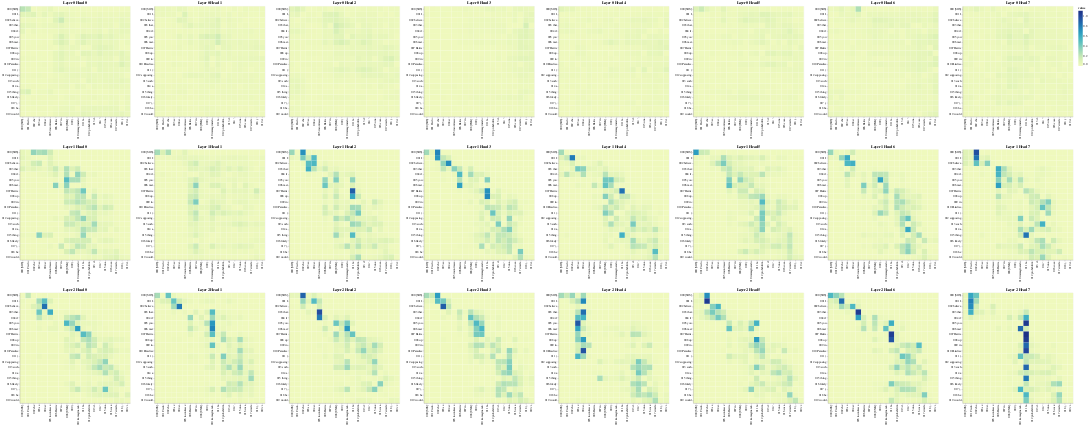

Source (notebook cell):
### Code cell
# Encoder Self-Attention
get_all_attention_maps("encoder", layers, heads, encoder_input_tokens, encoder_input_tokens, min(20, sentence_len))
# Encoder Self-Attention
get_all_attention_maps("decoder", layers, heads, decoder_input_tokens, decoder_input_tokens, min(20, sentence_len))
# Encoder Self-Attention
get_all_attention_maps("encoder-decoder", layers, heads, encoder_input_tokens, decoder_input_tokens, min(20, sentence_len))

### Figure 1 — Vega-Lite specification as saved in the notebook (floating-point values rounded to 4 significant figures; data arrays with more than 128 entries replaced by an {"elided": "..."} marker saying what was removed)
{"config": {"view": {"continuousWidth": 300, "continuousHeight": 300}}, "vconcat": [{"hconcat": [{"data": {"name": "data-2583cf173e1d70a9bcabfe346c57f753"}, "mark": {"type": "rect"}, "encoding": {"color": {"field": "value", "type": "quantitative"}, "tooltip": [{"field": "row", "type": "quantitative"}, {"field": "column", "type": "quantitative"}, {"field": "value", "type": "quantitative"}, {"field": "row_token", "type": "nominal"}, {"field": "col_token", "type": "nominal"}], "x": {"axis": {"title": ""}, "field": "col_token", "type": "nominal"}, "y": {"axis": {"title": ""}, "field": "row_token", "type": "nominal"}}, "height": 400, "name": "view_49", "title": "Layer 0 Head 0", "width": 400}, {"data": {"name": "data-bbdac7c01075fa26a24e99fc5225a0b1"}, "mark": {"type": "rect"}, "encoding": {"color": {"field": "value", "type": "quantitative"}, "tooltip": [{"field": "row", "type": "quantitative"}, {"field": "column", "type": "quantitative"}, {"field": "value", "type": "quantitative"}, {"field": "row_token", "type": "nominal"}, {"field": "col_token", "type": "nominal"}], "x": {"axis": {"title": ""}, "field": "col_token", "type": "nominal"}, "y": {"axis": {"title": ""}, "field": "row_token", "type": "nominal"}}, "height": 400, "name": "view_50", "title": "Layer 0 Head 1", "width": 400}, {"data": {"name": "data-6acb72260dd792c27813943bc92c1aa5"}, "mark": {"type": "rect"}, "encoding": {"color": {"field": "value", "type": "quantitative"}, "tooltip": [{"field": "row", "type": "quantitative"}, {"field": "column", "type": "quantitative"}, {"field": "value", "type": "quantitative"}, {"field": "row_token", "type": "nominal"}, {"field": "col_token", "type": "nominal"}], "x": {"axis": {"title": ""}, "field": "col_token", "type": "nominal"}, "y": {"axis": {"title": ""}, "field": "row_token", "type": "nominal"}}, "height": 400, "name": "view_51", "title": "Layer 0 Head 2", "width": 400}, {"data": {"name": "data-064e7b8ad8d4e2981c7a538a5f61780b"}, "mark": {"type": "rect"}, "encoding": {"color": {"field": "value", "type": "quantitative"}, "tooltip": [{"field": "row", "type": "quantitative"}, {"field": "column", "type": "quantitative"}, {"field": "value", "type": "quantitative"}, {"field": "row_token", "type": "nominal"}, {"field": "col_token", "type": "nominal"}], "x": {"axis": {"title": ""}, "field": "col_token", "type": "nominal"}, "y": {"axis": {"title": ""}, "field": "row_token", "type": "nominal"}}, "height": 400, "name": "view_52", "title": "Layer 0 Head 3", "width": 400}, {"data": {"name": "data-42e916884319b3ae71fd126be0061330"}, "mark": {"type": "rect"}, "encoding": {"color": {"field": "value", "type": "quantitative"}, "tooltip": [{"field": "row", "type": "quantitative"}, {"field": "column", "type": "quantitative"}, {"field": "value", "type": "quantitative"}, {"field": "row_token", "type": "nominal"}, {"field": "col_token", "type": "nominal"}], "x": {"axis": {"title": ""}, "field": "col_token", "type": "nominal"}, "y": {"axis": {"title": ""}, "field": "row_token", "type": "nominal"}}, "height": 400, "name": "view_53", "title": "Layer 0 Head 4", "width": 400}, {"data": {"name": "data-929e9a26d00d433d52c20644cd90c7a4"}, "mark": {"type": "rect"}, "encoding": {"color": {"field": "value", "type": "quantitative"}, "tooltip": [{"field": "row", "type": "quantitative"}, {"field": "column", "type": "quantitative"}, {"field": "value", "type": "quantitative"}, {"field": "row_token", "type": "nominal"}, {"field": "col_token", "type": "nominal"}], "x": {"axis": {"title": ""}, "field": "col_token", "type": "nominal"}, "y": {"axis": {"title": ""}, "field": "row_token", "type": "nominal"}}, "height": 400, "name": "view_54", "title": "Layer 0 Head 5", "width": 400}, {"data": {"name": "data-13664f5cb43b136cc1d2344937e98eb4"}, "mark": {"type": "rect"}, "encoding": {"color": {"field": "value", "type": "quantitative"}, "tooltip": [{"field": "row", "type": "quantitative"}, {"field": "column", "type": "quantitative"}, {"field": "value", "type": "quantitative"}, {"field": "row_token", "type": "nominal"}, {"field": "col_token", "type": "nominal"}], "x": {"axis": {"title": ""}, "field": "col_token", "type": "nominal"}, "y": {"axis": {"title": ""}, "field": "row_token", "type": "nominal"}}, "height": 400, "name": "view_55", "title": "Layer 0 Head 6", "width": 400}, {"data": {"name": "data-51acb423458b84f9579cba668f6931b3"}, "mark": {"type": "rect"}, "encoding": {"color": {"field": "value", "type": "quantitative"}, "tooltip": [{"field": "row", "type": "quantitative"}, {"field": "column", "type": "quantitative"}, {"field": "value", "type": "quantitative"}, {"field": "row_token", "type": "nominal"}, {"field": "col_token", "type": "nominal"}], "x": {"axis": {"title": ""}, "field": "col_token", "type": "nominal"}, "y": {"axis": {"title": ""}, "field": "row_token", "type": "nominal"}}, "height": 400, "name": "view_56", "title": "Layer 0 Head 7", "width": 400}]}, {"hconcat": [{"data": {"name": "data-cc66d580a4cc2b4f3d44d160b478fecd"}, "mark": {"type": "rect"}, "encoding": {"color": {"field": "value", "type": "quantitative"}, "tooltip": [{"field": "row", "type": "quantitative"}, {"field": "column", "type": "quantitative"}, {"field": "value", "type": "quantitative"}, {"field": "row_token", "type": "nominal"}, {"field": "col_token", "type": "nominal"}], "x": {"axis": {"title": ""}, "field": "col_token", "type": "nominal"}, "y": {"axis": {"title": ""}, "field": "row_token", "type": "nominal"}}, "height": 400, "name": "view_57", "title": "Layer 1 Head 0", "width": 400}, {"data": {"name": "data-2dc7250aa04ed045abe12c39757f6dde"}, "mark": {"type": "rect"}, "encoding": {"color": {"field": "value", "type": "quantitative"}, "tooltip": [{"field": "row", "type": "quantitative"}, {"field": "column", "type": "quantitative"}, {"field": "value", "type": "quantitative"}, {"field": "row_token", "type": "nominal"}, {"field": "col_token", "type": "nominal"}], "x": {"axis": {"title": ""}, "field": "col_token", "type": "nominal"}, "y": {"axis": {"title": ""}, "field": "row_token", "type": "nominal"}}, "height": 400, "name": "view_58", "title": "Layer 1 Head 1", "width": 400}, {"data": {"name": "data-7135ce077f9bdf708f70fbd3b9af5575"}, "mark": {"type": "rect"}, "encoding": {"color": {"field": "value", "type": "quantitative"}, "tooltip": [{"field": "row", "type": "quantitative"}, {"field": "column", "type": "quantitative"}, {"field": "value", "type": "quantitative"}, {"field": "row_token", "type": "nominal"}, {"field": "col_token", "type": "nominal"}], "x": {"axis": {"title": ""}, "field": "col_token", "type": "nominal"}, "y": {"axis": {"title": ""}, "field": "row_token", "type": "nominal"}}, "height": 400, "name": "view_59", "title": "Layer 1 Head 2", "width": 400}, {"data": {"name": "data-266d1543f048847080a1715731f52826"}, "mark": {"type": "rect"}, "encoding": {"color": {"field": "value", "type": "quantitative"}, "tooltip": [{"field": "row", "type": "quantitative"}, {"field": "column", "type": "quantitative"}, {"field": "value", "type": "quantitative"}, {"field": "row_token", "type": "nominal"}, {"field": "col_token", "type": "nominal"}], "x": {"axis": {"title": ""}, "field": "col_token", "type": "nominal"}, "y": {"axis": {"title": ""}, "field": "row_token", "type": "nominal"}}, "height": 400, "name": "view_60", "title": "Layer 1 Head 3", "width": 400}, {"data": {"name": "data-433b597036f63b42612f8e3c94103f10"}, "mark": {"type": "rect"}, "encoding": {"color": {"field": "value", "type": "quantitative"}, "tooltip": [{"field": "row", "type": "quantitative"}, {"field": "column", "type": "quantitative"}, {"field": "value", "type": "quantitative"}, {"field": "row_token", "type": "nominal"}, {"field": "col_token", "type": "nominal"}], "x": {"axis": {"title": ""}, "field": "col_token", "type": "nominal"}, "y": {"axis": {"title": ""}, "field": "row_token", "type": "nominal"}}, "height": 400, "name": "view_61", "title": "Layer 1 Head 4", "width": 400}, {"data": {"name": "data-08b8d7decb3b40b461874b9f49fdf7d0"}, "mark": {"type": "rect"}, "encoding": {"color": {"field": "value", "type": "quantitative"}, "tooltip": [{"field": "row", "type": "quantitative"}, {"field": "column", "type": "quantitative"}, {"field": "value", "type": "quantitative"}, {"field": "row_token", "type": "nominal"}, {"field": "col_token", "type": "nominal"}], "x": {"axis": {"title": ""}, "field": "col_token", "type": "nominal"}, "y": {"axis": {"title": ""}, "field": "row_token", "type": "nominal"}}, "height": 400, "name": "view_62", "title": "Layer 1 Head 5", "width": 400}, {"data": {"name": "data-f5a76e1a946597e4426b7b5d38db104a"}, "mark": {"type": "rect"}, "encoding": {"color": {"field": "value", "type": "quantitative"}, "tooltip": [{"field": "row", "type": "quantitative"}, {"field": "column", "type": "quantitative"}, {"field": "value", "type": "quantitative"}, {"field": "row_token", "type": "nominal"}, {"field": "col_token", "type": "nominal"}], "x": {"axis": {"title": ""}, "field": "col_token", "type": "nominal"}, "y": {"axis": {"title": ""}, "field": "row_token", "type": "nominal"}}, "height": 400, "name": "view_63", "title": "Layer 1 Head 6", "width": 400}, {"data": {"name": "data-c1513edc08931753f8a129359c2a94f5"}, "mark": {"type": "rect"}, "encoding": {"color": {"field": "value", "type": "quantitative"}, "tooltip": [{"field": "row", "type": "quantitative"}, {"field": "column", "type": "quantitative"}, {"field": "value", "type": "quantitative"}, {"field": "row_token", "type": "nominal"}, {"field": "col_token", "type": "nominal"}], "x": {"axis": {"title": ""}, "field": "col_token", "type": "nominal"}, "y": {"axis": {"title": ""}, "field": "row_token", "type": "nominal"}}, "height": 400, "name": "view_64", "title": "Layer 1 Head 7", "width": 400}]}, {"hconcat": [{"data": {"name": "data-8719f0bd44f9f35d37598c1e40b0b96d"}, "mark": {"type": "rect"}, "encoding": {"color": {"field": "value", "type": "quantitative"}, "tooltip": [{"field": "row", "type": "quantitative"}, {"field": "column", "type": "quantitative"}, {"field": "value", "type": "quantitative"}, {"field": "row_token", "type": "nominal"}, {"field": "col_token", "type": "nominal"}], "x": {"axis": {"title": ""}, "field": "col_token", "type": "nominal"}, "y": {"axis": {"title": ""}, "field": "row_token", "type": "nominal"}}, "height": 400, "name": "view_65", "title": "Layer 2 Head 0", "width": 400}, {"data": {"name": "data-c25118fb7c2068065a3805c3d20100f5"}, "mark": {"type": "rect"}, "encoding": {"color": {"field": "value", "type": "quantitative"}, "tooltip": [{"field": "row", "type": "quantitative"}, {"field": "column", "type": "quantitative"}, {"field": "value", "type": "quantitative"}, {"field": "row_token", "type": "nominal"}, {"field": "col_token", "type": "nominal"}], "x": {"axis": {"title": ""}, "field": "col_token", "type": "nominal"}, "y": {"axis": {"title": ""}, "field": "row_token", "type": "nominal"}}, "height": 400, "name": "view_66", "title": "Layer 2 Head 1", "width": 400}, {"data": {"name": "data-1d06b15b562457194cc5752a3e837bec"}, "mark": {"type": "rect"}, "encoding": {"color": {"field": "value", "type": "quantitative"}, "tooltip": [{"field": "row", "type": "quantitative"}, {"field": "column", "type": "quantitative"}, {"field": "value", "type": "quantitative"}, {"field": "row_token", "type": "nominal"}, {"field": "col_token", "type": "nominal"}], "x": {"axis": {"title": ""}, "field": "col_token", "type": "nominal"}, "y": {"axis": {"title": ""}, "field": "row_token", "type": "nominal"}}, "height": 400, "name": "view_67", "title": "Layer 2 Head 2", "width": 400}, {"data": {"name": "data-578133e3eebe525c9dacd9938bb3f7e5"}, "mark": {"type": "rect"}, "encoding": {"color": {"field": "value", "type": "quantitative"}, "tooltip": [{"field": "row", "type": "quantitative"}, {"field": "column", "type": "quantitative"}, {"field": "value", "type": "quantitative"}, {"field": "row_token", "type": "nominal"}, {"field": "col_token", "type": "nominal"}], "x": {"axis": {"title": ""}, "field": "col_token", "type": "nominal"}, "y": {"axis": {"title": ""}, "field": "row_token", "type": "nominal"}}, "height": 400, "name": "view_68", "title": "Layer 2 Head 3", "width": 400}, {"data": {"name": "data-a4f44d0fceff417991e36d1c2e3aa85c"}, "mark": {"type": "rect"}, "encoding": {"color": {"field": "value", "type": "quantitative"}, "tooltip": [{"field": "row", "type": "quantitative"}, {"field": "column", "type": "quantitative"}, {"field": "value", "type": "quantitative"}, {"field": "row_token", "type": "nominal"}, {"field": "col_token", "type": "nominal"}], "x": {"axis": {"title": ""}, "field": "col_token", "type": "nominal"}, "y": {"axis": {"title": ""}, "field": "row_token", "type": "nominal"}}, "height": 400, "name": "view_69", "title": "Layer 2 Head 4", "width": 400}, {"data": {"name": "data-694dde976328dc0dd5facf31f27a9e94"}, "mark": {"type": "rect"}, "encoding": {"color": {"field": "value", "type": "quantitative"}, "tooltip": [{"field": "row", "type": "quantitative"}, {"field": "column", "type": "quantitative"}, {"field": "value", "type": "quantitative"}, {"field": "row_token", "type": "nominal"}, {"field": "col_token", "type": "nominal"}], "x": {"axis": {"title": ""}, "field": "col_token", "type": "nominal"}, "y": {"axis": {"title": ""}, "field": "row_token", "type": "nominal"}}, "height": 400, "name": "view_70", "title": "Layer 2 Head 5", "width": 400}, {"data": {"name": "data-131ca026918b700b93d5a4c43bb7e0c8"}, "mark": {"type": "rect"}, "encoding": {"color": {"field": "value", "type": "quantitative"}, "tooltip": [{"field": "row", "type": "quantitative"}, {"field": "column", "type": "quantitative"}, {"field": "value", "type": "quantitative"}, {"field": "row_token", "type": "nominal"}, {"field": "col_token", "type": "nominal"}], "x": {"axis": {"title": ""}, "field": "col_token", "type": "nominal"}, "y": {"axis": {"title": ""}, "field": "row_token", "type": "nominal"}}, "height": 400, "name": "view_71", "title": "Layer 2 Head 6", "width": 400}, {"data": {"name": "data-cbb101ff9729be01d036950f9437eb61"}, "mark": {"type": "rect"}, "encoding": {"color": {"field": "value", "type": "quantitative"}, "tooltip": [{"field": "row", "type": "quantitative"}, {"field": "column", "type": "quantitative"}, {"field": "value", "type": "quantitative"}, {"field": "row_token", "type": "nominal"}, {"field": "col_token", "type": "nominal"}], "x": {"axis": {"title": ""}, "field": "col_token", "type": "nominal"}, "y": {"axis": {"title": ""}, "field": "row_token", "type": "nominal"}}, "height": 400, "name": "view_72", "title": "Layer 2 Head 7", "width": 400}]}], "params": [{"name": "param_49", "select": {"type": "interval", "encodings": ["x", "y"]}, "bind": "scales", "views": ["view_49"]}, {"name": "param_50", "select": {"type": "interval", "encodings": ["x", "y"]}, "bind": "scales", "views": ["view_50"]}, {"name": "param_51", "select": {"type": "interval", "encodings": ["x", "y"]}, "bind": "scales", "views": ["view_51"]}, {"name": "param_52", "select": {"type": "interval", "encodings": ["x", "y"]}, "bind": "scales", "views": ["view_52"]}, {"name": "param_53", "select": {"type": "interval", "encodings": ["x", "y"]}, "bind": "scales", "views": ["view_53"]}, {"name": "param_54", "select": {"type": "interval", "encodings": ["x", "y"]}, "bind": "scales", "views": ["view_54"]}, {"name": "param_55", "select": {"type": "interval", "encodings": ["x", "y"]}, "bind": "scales", "views": ["view_55"]}, {"name": "param_56", "select": {"type": "interval", "encodings": ["x", "y"]}, "bind": "scales", "views": ["view_56"]}, {"name": "param_57", "select": {"type": "interval", "encodings": ["x", "y"]}, "bind": "scales", "views": ["view_57"]}, {"name": "param_58", "select": {"type": "interval", "encodings": ["x", "y"]}, "bind": "scales", "views": ["view_58"]}, {"name": "param_59", "select": {"type": "interval", "encodings": ["x", "y"]}, "bind": "scales", "views": ["view_59"]}, {"name": "param_60", "select": {"type": "interval", "encodings": ["x", "y"]}, "bind": "scales", "views": ["view_60"]}, {"name": "param_61", "select": {"type": "interval", "encodings": ["x", "y"]}, "bind": "scales", "views": ["view_61"]}, {"name": "param_62", "select": {"type": "interval", "encodings": ["x", "y"]}, "bind": "scales", "views": ["view_62"]}, {"name": "param_63", "select": {"type": "interval", "encodings": ["x", "y"]}, "bind": "scales", "views": ["view_63"]}, {"name": "param_64", "select": {"type": "interval", "encodings": ["x", "y"]}, "bind": "scales", "views": ["view_64"]}, {"name": "param_65", "select": {"type": "interval", "encodings": ["x", "y"]}, "bind": "scales", "views": ["view_65"]}, {"name": "param_66", "select": {"type": "interval", "encodings": ["x", "y"]}, "bind": "scales", "views": ["view_66"]}, {"name": "param_67", "select": {"type": "interval", "encodings": ["x", "y"]}, "bind": "scales", "views": ["view_67"]}, {"name": "param_68", "select": {"type": "interval", "encodings": ["x", "y"]}, "bind": "scales", "views": ["view_68"]}, {"name": "param_69", "select": {"type": "interval", "encodings": ["x", "y"]}, "bind": "scales", "views": ["view_69"]}, {"name": "param_70", "select": {"type": "interval", "encodings": ["x", "y"]}, "bind": "scales", "views": ["view_70"]}, {"name": "param_71", "select": {"type": "interval", "encodings": ["x", "y"]}, "bind": "scales", "views": ["view_71"]}, {"name": "param_72", "select": {"type": "interval", "encodings": ["x", "y"]}, "bind": "scales", "views": ["view_72"]}], "$schema": "https://vega.github.io/schema/vega-lite/v5.20.1.json", "datasets": {"data-2583cf173e1d70a9bcabfe346c57f753": {"elided": "400 records"}, "data-bbdac7c01075fa26a24e99fc5225a0b1": {"elided": "400 records"}, "data-6acb72260dd792c27813943bc92c1aa5": {"elided": "400 records"}, "data-064e7b8ad8d4e2981c7a538a5f61780b": {"elided": "400 records"}, "data-42e916884319b3ae71fd126be0061330": {"elided": "400 records"}, "data-929e9a26d00d433d52c20644cd90c7a4": {"elided": "400 records"}, "data-13664f5cb43b136cc1d2344937e98eb4": {"elided": "400 records"}, "data-51acb423458b84f9579cba668f6931b3": {"elided": "400 records"}, "data-cc66d580a4cc2b4f3d44d160b478fecd": {"elided": "400 records"}, "data-2dc7250aa04ed045abe12c39757f6dde": {"elided": "400 records"}, "data-7135ce077f9bdf708f70fbd3b9af5575": {"elided": "400 records"}, "data-266d1543f048847080a1715731f52826": {"elided": "400 records"}, "data-433b597036f63b42612f8e3c94103f10": {"elided": "400 records"}, "data-08b8d7decb3b40b461874b9f49fdf7d0": {"elided": "400 records"}, "data-f5a76e1a946597e4426b7b5d38db104a": {"elided": "400 records"}, "data-c1513edc08931753f8a129359c2a94f5": {"elided": "400 records"}, "data-8719f0bd44f9f35d37598c1e40b0b96d": {"elided": "400 records"}, "data-c25118fb7c2068065a3805c3d20100f5": {"elided": "400 records"}, "data-1d06b15b562457194cc5752a3e837bec": {"elided": "400 records"}, "data-578133e3eebe525c9dacd9938bb3f7e5": {"elided": "400 records"}, "data-a4f44d0fceff417991e36d1c2e3aa85c": {"elided": "400 records"}, "data-694dde976328dc0dd5facf31f27a9e94": {"elided": "400 records"}, "data-131ca026918b700b93d5a4c43bb7e0c8": {"elided": "400 records"}, "data-cbb101ff9729be01d036950f9437eb61": {"elided": "400 records"}}}
